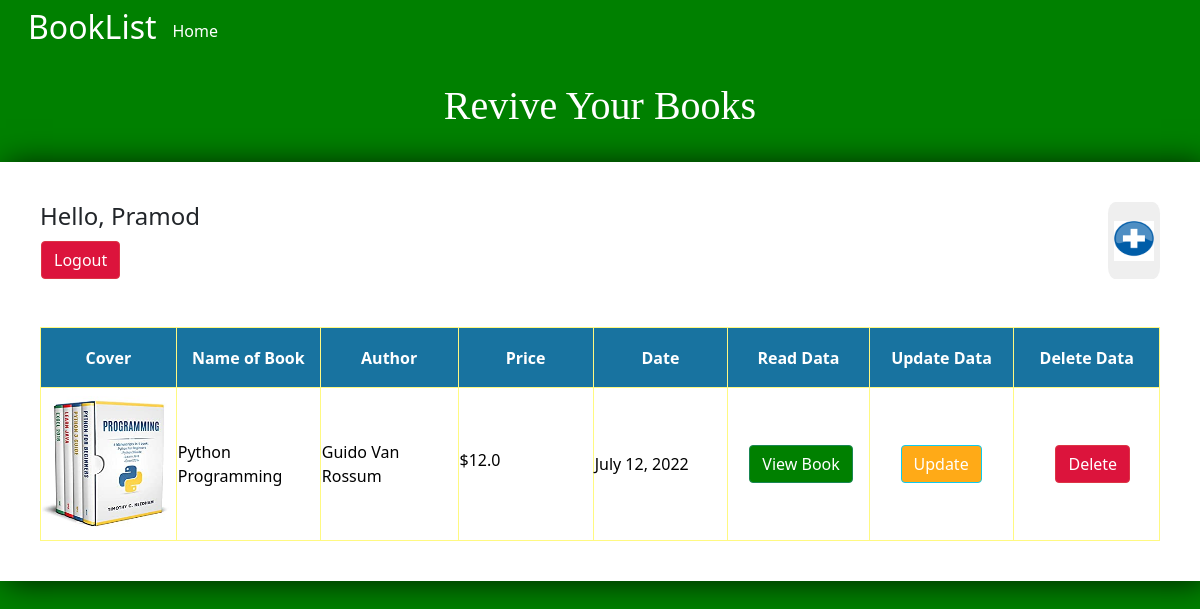
The app's page / (signed in) with its own data.
### Booklist/models.py (models this page shows, shortened)
class BookTask(models.Model):
    user = models.ForeignKey(
        User,null=True,blank=True,on_delete=models.CASCADE)
    cover = models.ImageField(null=True,blank=True,upload_to="static")
    title = models.CharField(max_length=50)
    price = models.FloatField(max_length=20,null=True,blank=True)
    author = models.CharField(max_length=50,null=True,blank=True)
    description = models.TextField(null=True, blank=True)
    book = models.FileField(upload_to="static/book",null=True,max_length=1000)
    complete = models.BooleanField(default=False)
    created = models.DateField(auto_now_add=True)
    class Meta:
        ordering = ['complete']

### Booklist/views.py (the view)
# urls.py: path('',ListBook.as_view(),name="index"),
class ListBook(LoginRequiredMixin,ListView):
    model = BookTask
    template_name = 'base/index.html'
    context_object_name = 'booklist'
    login_url = '/login/'
    def get_context_data(self, *, object_list=None, **kwargs):
        context = super().get_context_data(**kwargs)
        context['booklist'] = context['booklist'].filter(user=self.request.user)
        return context

### templates/base/index.html (shortened to what this page needs)
<!DOCTYPE html>
{% load static %}
<html lang="en">
<head>
    <link rel="stylesheet" href="https://maxcdn.bootstrapcdn.com/bootstrap/4.5.2/css/bootstrap.min.css">
    <link href="https://cdn.jsdelivr.net/npm/bootstrap@5.0.2/dist/css/bootstrap.min.css" rel="stylesheet">
</head>
<body>
<nav class="navbar navbar-color">
    <div class="container-fluid">
        <h2 style="color: #ffff"><a>BookList</a></h2>
        <li class="nav-link active"><a href="{% url 'index' %}" style="color: #ffff;text-decoration: none">Home</a></li>
    </div>
</nav>
<h1 class="title">Revive Your Books</h1>
<br>
<div class="box-element">
    <div class="box-wrapper">
        <div class="box-flex">
            {% if request.user.is_authenticated %}
                <h4 >Hello, {{ request.user }}</h4>
                <a style="margin-left: 1px;margin-top: 2px;" class="btn btn-danger" href="{% url 'logout' %}">Logout</a>
            {% else %}
                <a>Login</a>
            {% endif %}
        </div>
       <button style="border: 1px whitesmoke;border-radius: 15%;">
           <a href="{% url 'Create' %}">
               <img class="icon-image" src="{% static 'book/plus.png' %}">
           </a>
       </button>
    </div>
    <br>
    <br>
    <table class="table-wrapper">
        <th>Cover</th>
        <th>Name of Book</th>
        <th>Author</th>
        <th>Price</th>
        <th>Date</th>
        <th>Read Data</th>
        <th>Update Data</th>
        <th>Delete Data</th>
        {% for task in booklist %}
            <tr>
                <td><img class="thumbnail" src="{{ task.cover }}"></td>
                <td>{{ task.title }}</td>
                <td>{{ task.author }}</td>
                <td><h6>${{ task.price }}</h6></td>
                <td>{{ task.created }}</td>
                <td><a class="btn btn-success" href="{% url 'view' task.id %}">View Book</a></td>
                <td><a class="btn btn-info" href="{% url 'update' task.id %}">Update</a></td>
                <td><a class="btn btn-danger"href="{% url 'delete' task.id %}">Delete</a></td>
            </tr>
        {% empty %}
            <h3>No Items are added here!</h3>
        {% endfor %}
    </table>
</div>
<br>
</body>
</html>

### templates/base/index.html (style rules this page uses)
body { background-color: green; }
.navbar { display: grid; }
.title { color: #fff; font-family: Signika; text-align: center; margin-top: 20px; }
.nav-link { color: #fff; }
.box-element { width: 1200px; background-color: #fff; margin: auto; padding: 40px; box-shadow: 6px 2px 30px 0px rgba(0, 0, 0, 0.75); }
.table-wrapper { padding-top: 30px; }
th,td { height: 60px; }
table,th,td { color: black; border: 1px solid #FFF981; }
th { width: 150px; text-align: center; background-color: #1873A0; color: #fff; }
.btn-success { margin-left: 20px; background-color: green; }
.btn-info { background-color: #FFAA17; color: #ffff; margin-left: 30px; }
.btn-danger { margin-left: 40px; background-color: crimson; }
.thumbnail { width: 100%; height: 150px; }
.box-wrapper { display: flex; justify-content: space-between; }
.icon-image { width: 40px; height: 40px; }

### records on screen
BookTask: cover (picture), title "Python Programming", author "Guido Van Rossum", price "12.0", created "July 12, 2022"

### other values on screen
{{ request.user }} "Pramod"
